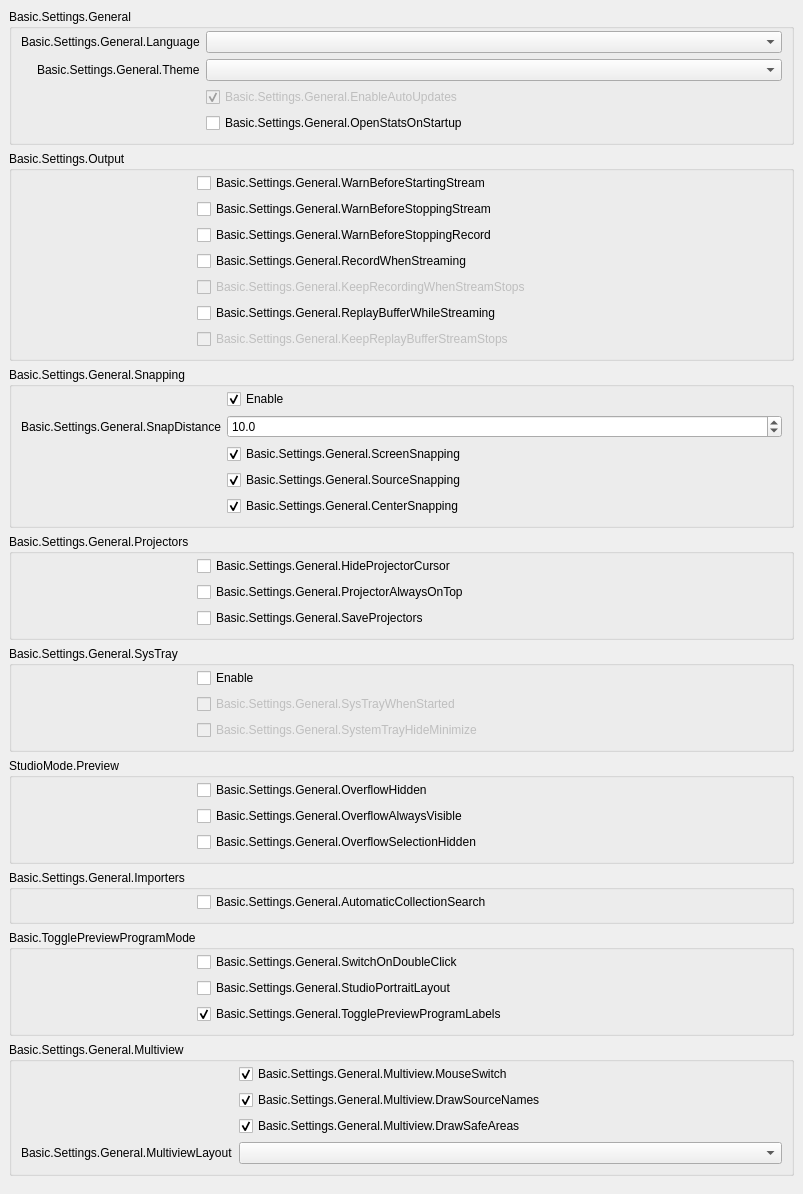
           <widget class="QWidget" name="scrollAreaWidgetContents_2">
            <property name="geometry">
             <rect>
              <x>0</x>
              <y>0</y>
              <width>803</width>
              <height>1026</height>
             </rect>
            </property>
            <layout class="QVBoxLayout" name="verticalLayout_19">
             <property name="leftMargin">
              <number>0</number>
             </property>
             <property name="topMargin">
              <number>0</number>
             </property>
             <property name="rightMargin">
              <number>0</number>
             </property>
             <property name="bottomMargin">
              <number>9</number>
             </property>
             <item alignment="Qt::AlignTop">
              <widget class="QWidget" name="widget_2" native="true">
               <layout class="QVBoxLayout" name="verticalLayout_20">
                <item>
                 <widget class="QGroupBox" name="groupBox_15">
                  <property name="title">
                   <string>Basic.Settings.General</string>
                  </property>
                  <layout class="QFormLayout" name="formLayout_32">
                   <property name="fieldGrowthPolicy">
                    <enum>QFormLayout::AllNonFixedFieldsGrow</enum>
                   </property>
                   <property name="labelAlignment">
                    <set>Qt::AlignRight|Qt::AlignTrailing|Qt::AlignVCenter</set>
                   </property>
                   <property name="topMargin">
                    <number>2</number>
                   </property>
                   <item row="0" column="0">
                    <widget class="QLabel" name="label">
                     <property name="text">
                      <string>Basic.Settings.General.Language</string>
                     </property>
                     <property name="buddy">
                      <cstring>language</cstring>
                     </property>
                    </widget>
                   </item>
                   <item row="0" column="1">
                    <widget class="QComboBox" name="language"/>
                   </item>
                   <item row="1" column="0">
                    <widget class="QLabel" name="label_42">
                     <property name="text">
                      <string>Basic.Settings.General.Theme</string>
                     </property>
                     <property name="buddy">
                      <cstring>theme</cstring>
                     </property>
                    </widget>
                   </item>
                   <item row="1" column="1">
                    <widget class="QComboBox" name="theme"/>
                   </item>
                   <item row="2" column="0">
                    <spacer name="horizontalSpacer_3">
                     <property name="orientation">
                      <enum>Qt::Horizontal</enum>
                     </property>
                     <property name="sizeType">
                      <enum>QSizePolicy::Fixed</enum>
                     </property>
                     <property name="sizeHint" stdset="0">
                      <size>
                       <width>170</width>
                       <height>5</height>
                      </size>
                     </property>
                    </spacer>
                   </item>
                   <item row="2" column="1">
                    <widget class="QCheckBox" name="enableAutoUpdates">
                     <property name="enabled">
                      <bool>false</bool>
                     </property>
                     <property name="text">
                      <string>Basic.Settings.General.EnableAutoUpdates</string>
                     </property>
                     <property name="checked">
                      <bool>true</bool>
                     </property>
                    </widget>
                   </item>
                   <item row="3" column="1">
                    <widget class="QCheckBox" name="openStatsOnStartup">
                     <property name="text">
                      <string>Basic.Settings.General.OpenStatsOnStartup</string>
                     </property>
                    </widget>
                   </item>
                  </layout>
                 </widget>
                </item>
                <item>
                 <widget class="QGroupBox" name="groupBox_16">
                  <property name="title">
                   <string>Basic.Settings.Output</string>
                  </property>
                  <layout class="QFormLayout" name="formLayout_2">
                   <property name="fieldGrowthPolicy">
                    <enum>QFormLayout::AllNonFixedFieldsGrow</enum>
                   </property>
                   <property name="topMargin">
                    <number>2</number>
                   </property>
                   <item row="0" column="0">
                    <spacer name="horizontalSpacer_5">
                     <property name="orientation">
                      <enum>Qt::Horizontal</enum>
                     </property>
                     <property name="sizeType">
                      <enum>QSizePolicy::Fixed</enum>
                     </property>
                     <property name="sizeHint" stdset="0">
                      <size>
                       <width>170</width>
                       <height>5</height>
                      </size>
                     </property>
                    </spacer>
                   </item>
                   <item row="0" column="1">
                    <widget class="QCheckBox" name="warnBeforeStreamStart">
                     <property name="text">
                      <string>Basic.Settings.General.WarnBeforeStartingStream</string>
                     </property>
                    </widget>
                   </item>
                   <item row="1" column="1">
                    <widget class="QCheckBox" name="warnBeforeStreamStop">
                     <property name="text">
                      <string>Basic.Settings.General.WarnBeforeStoppingStream</string>
                     </property>
                    </widget>
                   </item>
                   <item row="2" column="1">
                    <widget class="QCheckBox" name="warnBeforeRecordStop">
                     <property name="text">
                      <string>Basic.Settings.General.WarnBeforeStoppingRecord</string>
                     </property>
                    </widget>
                   </item>
                   <item row="3" column="1">
                    <widget class="QCheckBox" name="recordWhenStreaming">
                     <property name="text">
                      <string>Basic.Settings.General.RecordWhenStreaming</string>
                     </property>
                    </widget>
                   </item>
                   <item row="4" column="1">
                    <widget class="QCheckBox" name="keepRecordStreamStops">
                     <property name="enabled">
                      <bool>false</bool>
                     </property>
                     <property name="text">
                      <string>Basic.Settings.General.KeepRecordingWhenStreamStops</string>
                     </property>
                    </widget>
                   </item>
                   <item row="5" column="1">
                    <widget class="QCheckBox" name="replayWhileStreaming">
                     <property name="text">
                      <string>Basic.Settings.General.ReplayBufferWhileStreaming</string>
                     </property>
                    </widget>
                   </item>
                   <item row="6" column="1">
                    <widget class="QCheckBox" name="keepReplayStreamStops">
                     <property name="enabled">
                      <bool>false</bool>
                     </property>
                     <property name="text">
                      <string>Basic.Settings.General.KeepReplayBufferStreamStops</string>
                     </property>
                    </widget>
                   </item>
                  </layout>
                 </widget>
                </item>
                <item>
                 <widget class="QGroupBox" name="groupBox_10">
                  <property name="enabled">
                   <bool>true</bool>
                  </property>
                  <property name="sizePolicy">
                   <sizepolicy hsizetype="Preferred" vsizetype="Maximum">
                    <horstretch>0</horstretch>
                    <verstretch>0</verstretch>
                   </sizepolicy>
                  </property>
                  <property name="title">
                   <string>Basic.Settings.General.Snapping</string>
                  </property>
                  <property name="flat">
                   <bool>false</bool>
                  </property>
                  <layout class="QFormLayout" name="formLayout_21">
                   <property name="fieldGrowthPolicy">
                    <enum>QFormLayout::AllNonFixedFieldsGrow</enum>
                   </property>
                   <property name="labelAlignment">
                    <set>Qt::AlignRight|Qt::AlignTrailing|Qt::AlignVCenter</set>
                   </property>
                   <property name="topMargin">
                    <number>2</number>
                   </property>
                   <item row="0" column="1">
                    <widget class="QCheckBox" name="snappingEnabled">
                     <property name="text">
                      <string>Enable</string>
                     </property>
                     <property name="checked">
                      <bool>true</bool>
                     </property>
                    </widget>
                   </item>
                   <item row="2" column="1">
                    <widget class="QCheckBox" name="screenSnapping">
                     <property name="text">
                      <string>Basic.Settings.General.ScreenSnapping</string>
                     </property>
                     <property name="checked">
                      <bool>true</bool>
                     </property>
                    </widget>
                   </item>
                   <item row="4" column="1">
                    <widget class="QCheckBox" name="centerSnapping">
                     <property name="text">
                      <string>Basic.Settings.General.CenterSnapping</string>
                     </property>
                     <property name="checked">
                      <bool>true</bool>
                     </property>
                    </widget>
                   </item>
                   <item row="3" column="1">
                    <widget class="QCheckBox" name="sourceSnapping">
                     <property name="text">
                      <string>Basic.Settings.General.SourceSnapping</string>
                     </property>
                     <property name="checked">
                      <bool>true</bool>
                     </property>
                    </widget>
                   </item>
                   <item row="1" column="1">
                    <widget class="QDoubleSpinBox" name="snapDistance">
                     <property name="decimals">
                      <number>1</number>
                     </property>
                     <property name="singleStep">
                      <double>0.500000000000000</double>
                     </property>
                     <property name="value">
                      <double>10.000000000000000</double>
                     </property>
                    </widget>
                   </item>
                   <item row="1" column="0">
                    <widget class="QLabel" name="label_9">
                     <property name="text">
                      <string>Basic.Settings.General.SnapDistance</string>
                     </property>
                     <property name="buddy">
                      <cstring>snapDistance</cstring>
                     </property>
                    </widget>
                   </item>
                   <item row="3" column="0">
                    <spacer name="horizontalSpacer_4">
                     <property name="orientation">
                      <enum>Qt::Horizontal</enum>
                     </property>
                     <property name="sizeType">
                      <enum>QSizePolicy::Fixed</enum>
                     </property>
                     <property name="sizeHint" stdset="0">
                      <size>
                       <width>170</width>
                       <height>5</height>
                      </size>
                     </property>
                    </spacer>
                   </item>
                  </layout>
                 </widget>
                </item>
                <item>
                 <widget class="QGroupBox" name="groupBox_14">
                  <property name="title">
                   <string>Basic.Settings.General.Projectors</string>
                  </property>
                  <layout class="QFormLayout" name="formLayout_28">
                   <property name="fieldGrowthPolicy">
                    <enum>QFormLayout::AllNonFixedFieldsGrow</enum>
                   </property>
                   <property name="topMargin">
                    <number>2</number>
                   </property>
                   <item row="0" column="1">
                    <widget class="QCheckBox" name="hideProjectorCursor">
                     <property name="text">
                      <string>Basic.Settings.General.HideProjectorCursor</string>
                     </property>
                    </widget>
                   </item>
                   <item row="1" column="1">
                    <widget class="QCheckBox" name="projectorAlwaysOnTop">
                     <property name="text">
                      <string>Basic.Settings.General.ProjectorAlwaysOnTop</string>
                     </property>
                    </widget>
                   </item>
                   <item row="2" column="1">
                    <widget class="QCheckBox" name="saveProjectors">
                     <property name="text">
                      <string>Basic.Settings.General.SaveProjectors</string>
                     </property>
                    </widget>
                   </item>
                   <item row="1" column="0">
                    <spacer name="horizontalSpacer">
                     <property name="orientation">
                      <enum>Qt::Horizontal</enum>
                     </property>
                     <property name="sizeType">
                      <enum>QSizePolicy::Fixed</enum>
                     </property>
                     <property name="sizeHint" stdset="0">
                      <size>
                       <width>170</width>
                       <height>5</height>
                      </size>
                     </property>
                    </spacer>
                   </item>
                  </layout>
                 </widget>
                </item>
                <item>
                 <widget class="QGroupBox" name="groupBox_13">
                  <property name="title">
                   <string>Basic.Settings.General.SysTray</string>
                  </property>
                  <layout class="QFormLayout" name="formLayout_29">
                   <property name="fieldGrowthPolicy">
                    <enum>QFormLayout::AllNonFixedFieldsGrow</enum>
                   </property>
                   <property name="topMargin">
                    <number>2</number>
                   </property>
                   <item row="0" column="1">
                    <widget class="QCheckBox" name="systemTrayEnabled">
                     <property name="text">
                      <string>Enable</string>
                     </property>
                    </widget>
                   </item>
                   <item row="1" column="1">
                    <widget class="QCheckBox" name="systemTrayWhenStarted">
                     <property name="enabled">
                      <bool>false</bool>
                     </property>
                     <property name="text">
                      <string>Basic.Settings.General.SysTrayWhenStarted</string>
                     </property>
                    </widget>
                   </item>
                   <item row="2" column="1">
                    <widget class="QCheckBox" name="systemTrayAlways">
                     <property name="enabled">
                      <bool>false</bool>
                     </property>
                     <property name="text">
                      <string>Basic.Settings.General.SystemTrayHideMinimize</string>
                     </property>
                    </widget>
                   </item>
                   <item row="1" column="0">
                    <spacer name="horizontalSpacer_2">
                     <property name="orientation">
                      <enum>Qt::Horizontal</enum>
                     </property>
                     <property name="sizeType">
                      <enum>QSizePolicy::Fixed</enum>
                     </property>
                     <property name="sizeHint" stdset="0">
                      <size>
                       <width>170</width>
                       <height>5</height>
                      </size>
                     </property>
                    </spacer>
                   </item>
                  </layout>
                 </widget>
                </item>
                <item>
                 <widget class="QGroupBox" name="groupBox_18">
                  <property name="title">
                   <string>StudioMode.Preview</string>
                  </property>
                  <layout class="QFormLayout" name="formLayout_35">
                   <property name="fieldGrowthPolicy">
                    <enum>QFormLayout::AllNonFixedFieldsGrow</enum>
                   </property>
                   <property name="labelAlignment">
                    <set>Qt::AlignRight|Qt::AlignTrailing|Qt::AlignVCenter</set>
                   </property>
                   <property name="topMargin">
                    <number>2</number>
                   </property>
                   <item row="1" column="1">
                    <widget class="QCheckBox" name="overflowAlwaysVisible">
                     <property name="text">
                      <string>Basic.Settings.General.OverflowAlwaysVisible</string>
                     </property>
                    </widget>
                   </item>
                   <item row="0" column="0">
                    <spacer name="horizontalSpacer_25">
                     <property name="orientation">
                      <enum>Qt::Horizontal</enum>
                     </property>
                     <property name="sizeHint" stdset="0">
                      <size>
                       <width>170</width>
                       <height>5</height>
                      </size>
                     </property>
                    </spacer>
                   </item>
                   <item row="2" column="1">
                    <widget class="QCheckBox" name="overflowSelectionHide">
                     <property name="text">
                      <string>Basic.Settings.General.OverflowSelectionHidden</string>
                     </property>
                    </widget>
                   </item>
                   <item row="0" column="1">
                    <widget class="QCheckBox" name="overflowHide">
                     <property name="text">
                      <string>Basic.Settings.General.OverflowHidden</string>
                     </property>
                    </widget>
                   </item>
                  </layout>
                 </widget>
                </item>
                <item>
                 <widget class="QGroupBox" name="groupBox_19">
                  <property name="title">
                   <string>Basic.Settings.General.Importers</string>
                  </property>
                  <layout class="QFormLayout" name="formLayout_36">
                   <property name="fieldGrowthPolicy">
                    <enum>QFormLayout::AllNonFixedFieldsGrow</enum>
                   </property>
                   <property name="labelAlignment">
                    <set>Qt::AlignRight|Qt::AlignTrailing|Qt::AlignVCenter</set>
                   </property>
                   <property name="topMargin">
                    <number>2</number>
                   </property>
                   <item row="0" column="0">
                    <spacer name="horizontalSpacer_26">
                     <property name="orientation">
                      <enum>Qt::Horizontal</enum>
                     </property>
                     <property name="sizeHint" stdset="0">
                      <size>
                       <width>170</width>
                       <height>5</height>
                      </size>
                     </property>
                    </spacer>
                   </item>
                   <item row="0" column="1">
                    <widget class="QCheckBox" name="automaticSearch">
                     <property name="text">
                      <string>Basic.Settings.General.AutomaticCollectionSearch</string>
                     </property>
                    </widget>
                   </item>
                  </layout>
                 </widget>
                </item>
                <item>
                 <widget class="QGroupBox" name="groupBox_11">
                  <property name="title">
                   <string>Basic.TogglePreviewProgramMode</string>
                  </property>
                  <layout class="QFormLayout" name="formLayout_31">
                   <property name="fieldGrowthPolicy">
                    <enum>QFormLayout::AllNonFixedFieldsGrow</enum>
                   </property>
                   <property name="labelAlignment">
                    <set>Qt::AlignRight|Qt::AlignTrailing|Qt::AlignVCenter</set>
                   </property>
                   <property name="topMargin">
                    <number>2</number>
                   </property>
                   <item row="0" column="1">
                    <widget class="QCheckBox" name="doubleClickSwitch">
                     <property name="text">
                      <string>Basic.Settings.General.SwitchOnDoubleClick</string>
                     </property>
                    </widget>
                   </item>
                   <item row="0" column="0">
                    <spacer name="horizontalSpacer_6">
                     <property name="orientation">
                      <enum>Qt::Horizontal</enum>
                     </property>
                     <property name="sizeHint" stdset="0">
                      <size>
                       <width>170</width>
                       <height>5</height>
                      </size>
                     </property>
                    </spacer>
                   </item>
                   <item row="1" column="1">
                    <widget class="QCheckBox" name="studioPortraitLayout">
                     <property name="text">
                      <string>Basic.Settings.General.StudioPortraitLayout</string>
                     </property>
                    </widget>
                   </item>
                   <item row="2" column="1">
                    <widget class="QCheckBox" name="prevProgLabelToggle">
                     <property name="text">
                      <string>Basic.Settings.General.TogglePreviewProgramLabels</string>
                     </property>
                     <property name="checked">
                      <bool>true</bool>
                     </property>
                    </widget>
                   </item>
                  </layout>
                 </widget>
                </item>
                <item>
                 <widget class="QGroupBox" name="groupBoxMultiview">
                  <property name="title">
                   <string>Basic.Settings.General.Multiview</string>
                  </property>
                  <layout class="QFormLayout" name="formLayoutMultiview">
                   <property name="fieldGrowthPolicy">
                    <enum>QFormLayout::AllNonFixedFieldsGrow</enum>
                   </property>
                   <property name="labelAlignment">
                    <set>Qt::AlignRight|Qt::AlignTrailing|Qt::AlignVCenter</set>
                   </property>
                   <property name="topMargin">
                    <number>2</number>
                   </property>
                   <item row="0" column="0">
                    <spacer name="horizontalSpacerMultiview">
                     <property name="orientation">
                      <enum>Qt::Horizontal</enum>
                     </property>
                     <property name="sizeType">
                      <enum>QSizePolicy::Fixed</enum>
                     </property>
                     <property name="sizeHint" stdset="0">
                      <size>
                       <width>170</width>
                       <height>5</height>
                      </size>
                     </property>
                    </spacer>
                   </item>
                   <item row="0" column="1">
                    <widget class="QCheckBox" name="multiviewMouseSwitch">
                     <property name="text">
                      <string>Basic.Settings.General.Multiview.MouseSwitch</string>
                     </property>
                     <property name="checked">
                      <bool>true</bool>
                     </property>
                    </widget>
                   </item>
                   <item row="1" column="1">
                    <widget class="QCheckBox" name="multiviewDrawNames">
                     <property name="text">
                      <string>Basic.Settings.General.Multiview.DrawSourceNames</string>
                     </property>
                     <property name="checked">
                      <bool>true</bool>
                     </property>
                    </widget>
                   </item>
                   <item row="2" column="1">
                    <widget class="QCheckBox" name="multiviewDrawAreas">
                     <property name="text">
                      <string>Basic.Settings.General.Multiview.DrawSafeAreas</string>
                     </property>
                     <property name="checked">
                      <bool>true</bool>
                     </property>
                    </widget>
                   </item>
                   <item row="3" column="1">
                    <widget class="QComboBox" name="multiviewLayout"/>
                   </item>
                   <item row="3" column="0">
                    <widget class="QLabel" name="label_64">
                     <property name="text">
                      <string>Basic.Settings.General.MultiviewLayout</string>
                     </property>
                     <property name="buddy">
                      <cstring>multiviewLayout</cstring>
                     </property>
                    </widget>
                   </item>
                  </layout>
                 </widget>
                </item>
               </layout>
              </widget>
             </item>
            </layout>
           </widget>
